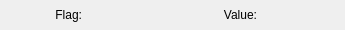
<?xml version="1.0" encoding="UTF-8"?>
<ui version="4.0">
 <class>Form</class>
 <widget class="QWidget" name="Form">
  <property name="geometry">
   <rect>
    <x>0</x>
    <y>0</y>
    <width>345</width>
    <height>30</height>
   </rect>
  </property>
  <property name="windowTitle">
   <string>Form</string>
  </property>
  <layout class="QHBoxLayout" name="horizontalLayout">
   <property name="leftMargin">
    <number>0</number>
   </property>
   <property name="topMargin">
    <number>0</number>
   </property>
   <property name="rightMargin">
    <number>0</number>
   </property>
   <property name="bottomMargin">
    <number>0</number>
   </property>
   <item>
    <widget class="QLabel" name="label">
     <property name="text">
      <string>Flag:</string>
     </property>
     <property name="alignment">
      <set>Qt::AlignRight|Qt::AlignTrailing|Qt::AlignVCenter</set>
     </property>
    </widget>
   </item>
   <item>
    <widget class="QLabel" name="label_flag">
     <property name="text">
      <string/>
     </property>
    </widget>
   </item>
   <item>
    <widget class="QLabel" name="label_2">
     <property name="text">
      <string>Value:</string>
     </property>
     <property name="alignment">
      <set>Qt::AlignRight|Qt::AlignTrailing|Qt::AlignVCenter</set>
     </property>
    </widget>
   </item>
   <item>
    <widget class="QLabel" name="label_value">
     <property name="text">
      <string/>
     </property>
    </widget>
   </item>
  </layout>
 </widget>
 <resources/>
 <connections/>
</ui>
